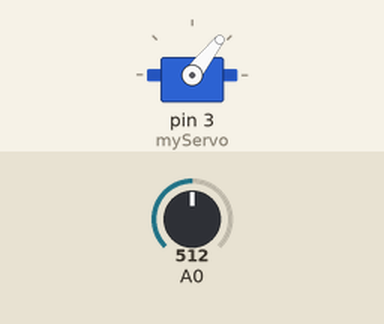
A sketch run on a simulated Arduino Uno, built with avr-gcc and run on an emulated ATmega328P. Parts: servo. The test bench sets the inputs (shaded band); at power-on: A0 = 512.

Above: at 1.1 s.
1.4 s: A0 set to 306
At 1.72 s:
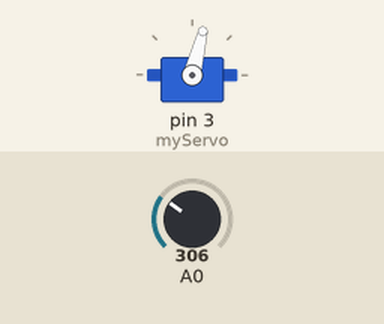
4.4 s: A0 set to 900
At 5.2 s:
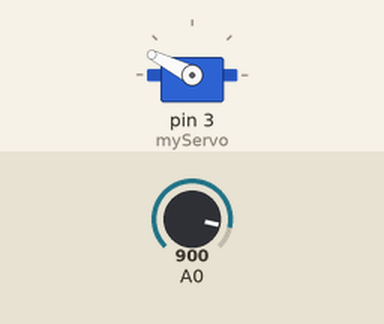
7.4 s: A0 set to 170
At 7.57 s:
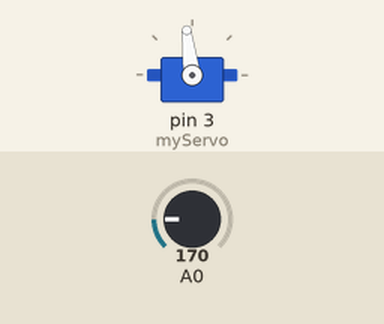
Timing chart, 0 to 16.4 s (numbered marks = the images above; inputs shaded):
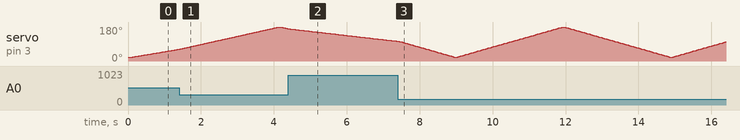

The sketch:

motor_operations1.ino
```cpp
#include <Servo.h>
Servo myServo;

int pos = 20;

int delayval = 0;
int dir = 1;

void setup()
{
  pinMode(A0, INPUT);
  pinMode(3, OUTPUT);
  Serial.begin(9600);
  myServo.attach(3);
  myServo.write(20);
  delay(100);
}

void loop()
{
  int val = analogRead(A0);
  val = map(val,0,1023,2000/160,8000/160);
  pos = pos+dir;

  myServo.write(pos);
  delay(val);
  if(dir == 1 && pos > 180)
  {
    dir = -1;
    return;
  }
  if(dir == -1 && pos < 20)
  {
    dir = 1;
    return;
  }


}
```
